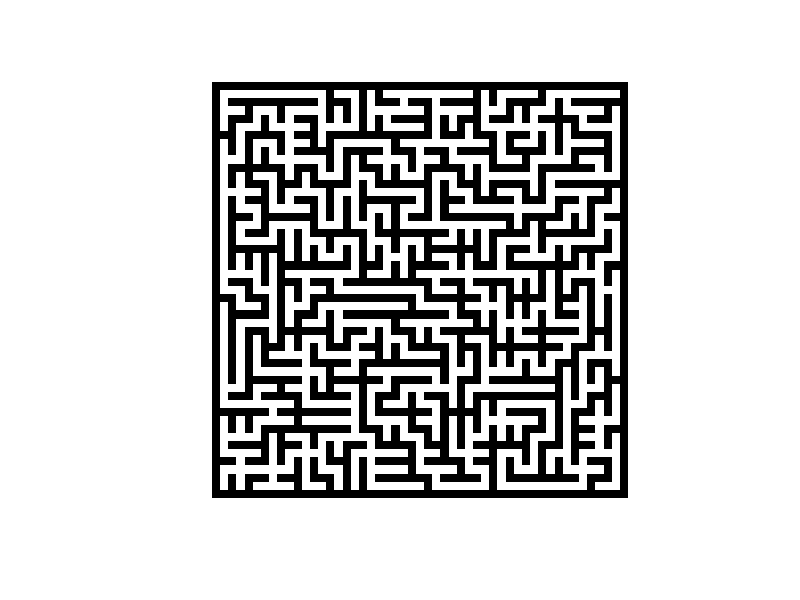

Here is the R script that generated this plot:
# Dimensões
largura <- 51 # Ímpar
altura <- 51 # Ímpar

# Matriz
m <- matrix(rep(0, largura*altura), nrow = altura)

# Início
origem_i <- altura-1
origem_j <- 2
atual_i <- origem_i
atual_j <- origem_j
m[atual_i, atual_j] <- 1

# Estratégias
Trocar_origem <- T # Quando encontra um dos vértices, muda a origem para aquele vértice

# Trash variables
Move <- c(0, 0)
Counts <- 0
DoCount = T
Exp <- 2
CountExp <- 0

# S T A R T

repeat{

  # Counts
  if(DoCount){
    # A cada 10^Exp rodadas, aumentar Exp = Exp + 1
    # Normalmente, a cada 10^Exp rodadas, a origem é resetada
    # Isso proporciona maior ramificação a partir da origem
    # Contudo, se 10^Exp for muito baixo, às vezes é impossível completar o labirinto
    CountExp <- CountExp + 1 
    if(CountExp >= 10^Exp){
      CountExp <- 0
      Exp <- Exp + 1
    }
    
    # A cada 10^Exp rodadas, resetar a origem
    Counts <- Counts + 1
    if(Counts >= 10^Exp){
      atual_i <- origem_i
      atual_j <- origem_j
      Counts <- 0
    }
    
  }
  
  if(Trocar_origem){
    # Trocar origem, quando chegar na quina oposta
    if(atual_i == 2 && atual_j == largura-1){
      origem_i <- atual_i
      origem_j <- atual_j
    }
  }
  
  # Checar se o quadro já foi concluído
  if(sum(m==1)==((largura-1)/2)*((altura-1)/2)){
    break
  }
  # Movimento
  cimabaixo <- sample(c(-2,2), 1, prob = c(1,1))
  esquerdir <- sample(c(-2,2), 1, prob = c(1,1))
  
  # Escolher entre eixos para decidir o movimento
  horizvert <- sample(c("horiz", "vert"), 1)
  if(horizvert == "horiz"){
    Move[1] <- 0
    Move[2] <- esquerdir
  } else {
    Move[1] <- cimabaixo
    Move[2] <- 0
  }
  
  # Checar se movimento é válido com base em (atual + move/2) e (atual + Move)
  # Em seguida, mover o pixel, junto com os valores de seu rastro
  # NOTA: Valor 2 será atribuído para as casas de posição ímpar
  #       Valor 1 será atribuído para as casas de posição par
  #       RAZÃO: isso facilitará a contabilização do preenchimento do labirinto,
  #               que deverá ser feita somando apenas as casas com valor = 1.
  # (0, 0) = válido: significa que não há caminhos adiante. Pode prosseguir.
  # (2, 1) = válido: significa que o caminho irá retroceder por rota pré-existente.
  # (0, 1) = inválido:  não é permitido atravessar paredes
  if((atual_i + Move[1]) %in% 1:altura && (atual_j + Move[2]) %in% 1:largura){
    if(m[(atual_i+Move[1]), (atual_j+Move[2])]==0){
      # (0, 0) = válido: significa que não há caminhos adiante. Pode prosseguir.
      m[(atual_i+Move[1]), (atual_j+Move[2])] <- 1
      m[(atual_i+Move[1]/2), (atual_j+Move[2]/2)] <- 2
      atual_i <- atual_i+Move[1]
      atual_j <- atual_j+Move[2]
      next
    } else {
      # (2, 1) = válido: significa que o caminho irá retroceder por rota pré-existente.
      if(m[(atual_i+Move[1]/2), (atual_j+Move[2]/2)]==2){
        atual_i <- atual_i+Move[1]
        atual_j <- atual_j+Move[2]
        next
      } else {
        # (0, 1) = inválido:  não é permitido atravessar paredes
        next
      }
    }
  } else {
    next
  }
}

image(t(apply(m, 2, rev)), asp = altura/largura, axes=FALSE, col = c("black", "white", "white"))


# Print output
if(F){
  m3 <- m
  m3[(altura-1), (2)] <- 3 # Entrada
  m3[2, largura-1] <- 3 # Saída
  png("Impressao9.jpg", width = 1000, height = 1000)
  # 2. Create the plot
  par(mar=c(2,2,2,2)) # Borderless
  image(t(apply(m3, 2, rev)), asp = altura/largura, axes=FALSE, col = c("black", "white", "white", "red"))
  # 3. Close the file
  dev.off()
}
